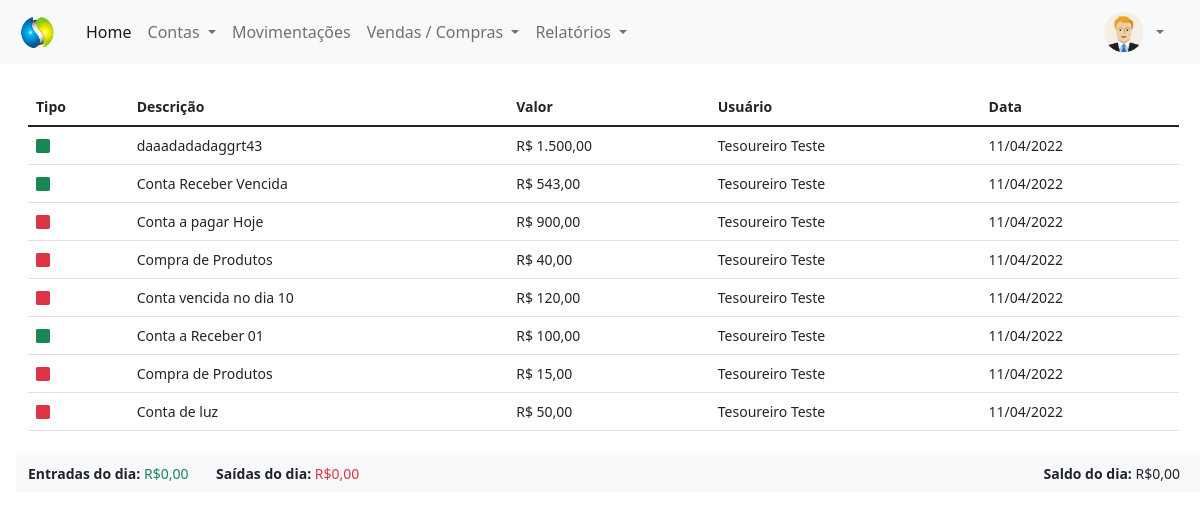
Before: /painel-tesoureiro/index.php?pagina=movimentacoes (signed in) with the older database file.
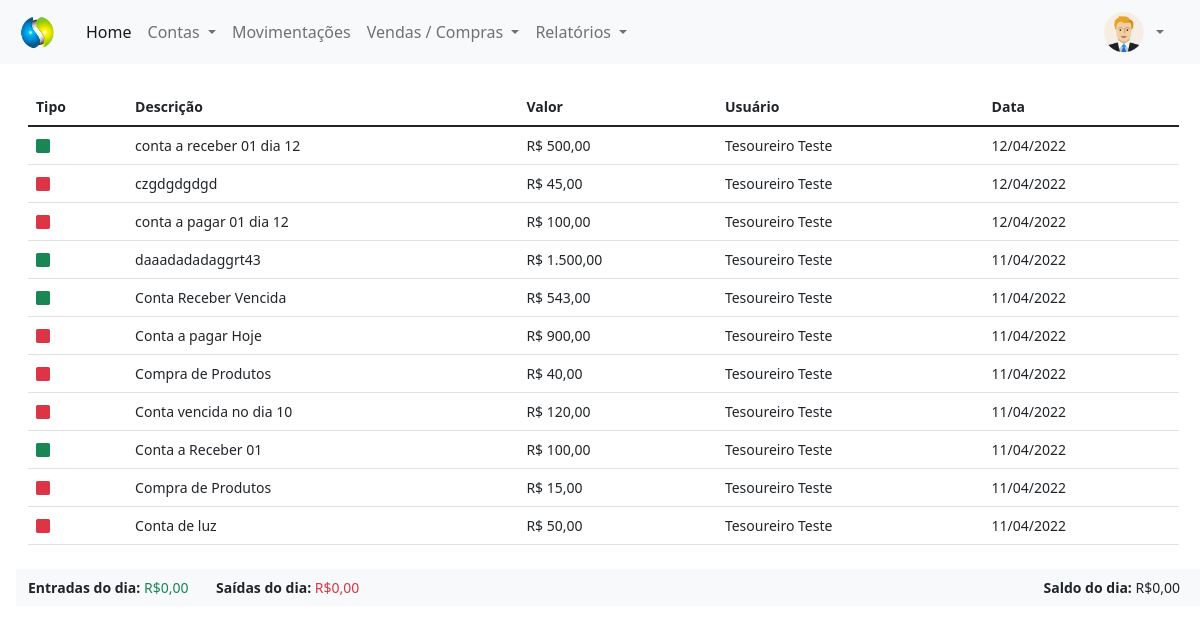
After: the same page with the newer database file.
### tables this page shows
CREATE TABLE `movimentacoes` (
  `id` int(11) NOT NULL,
  `tipo` varchar(15) NOT NULL,
  `descricao` varchar(50) NOT NULL,
  `valor` decimal(8,2) NOT NULL,
  `usuario` int(11) NOT NULL,
  `data` date NOT NULL,
  `id_mov` int(11) NOT NULL
);

CREATE TABLE `usuarios` (
  `id` int(11) NOT NULL,
  `nome` varchar(80) NOT NULL,
  `email` varchar(80) NOT NULL,
  `cpf` varchar(15) NOT NULL,
  `senha` varchar(20) NOT NULL,
  `nivel` varchar(20) NOT NULL
);

### painel-tesoureiro/movimentacoes.php (the view, shortened to what this page needs)
<?php
require_once('../conexao.php');
?>
<div class="mt-4" style="margin-right: 25px">
    <?php
    $query_tab = $pdo->query("SELECT * FROM movimentacoes order by id desc");
    $res_tab = $query_tab->fetchAll(PDO::FETCH_ASSOC);
    $total_reg_tab = @count($res_tab);
    if ($total_reg_tab > 0) {
    ?>
        <small>
            <table id="usuarios" class="table table-hover my-4" style="width:100%">
                <thead>
                    <tr>
                        <th>Tipo</th>
                        <th>Descrição</th>
                        <th>Valor</th>
                        <th>Usuário</th>
                        <th>Data</th>
                    </tr>
                </thead>
                <tbody>
                    <?php
                    for ($i = 0; $i < $total_reg_tab; $i++) {
                        $data = $res_tab[$i]['data'];
                        $id_usuario = $res_tab[$i]['usuario'];
                        $query_usuario = $pdo->query("SELECT * FROM usuarios WHERE id = '$id_usuario'");
                        $res_usuario = $query_usuario->fetchAll(PDO::FETCH_ASSOC);
                        $total_reg_usuario = @count($res_usuario);
                        if ($total_reg_usuario > 0) {
                            $nome_usuario = $res_usuario[0]['nome'];
                        }
                        if ($res_tab[$i]['tipo'] == 'Entrada') {
                            $classe = 'text-success';
                        } else if ($res_tab[$i]['tipo'] == 'Saída') {
                            $classe = 'text-danger';
                        }
                    ?>
                        <tr>
                            <td>
                                <i class="bi bi-square-fill <?php echo $classe; ?>"></i>
                            </td>
                            <td>
                                <?php echo $res_tab[$i]['descricao'] ?>
                            </td>
                            <td>
                                R$ <?php echo number_format($res_tab[$i]['valor'], 2, ',', '.') ?>
                            </td>
                            <td>
                                <?php echo $nome_usuario ?>
                            </td>
                            <td>
                                <?php echo implode('/', array_reverse(explode('-', $data))) ?>
                            </td>
                        </tr>
                    <?php }
                    ?>
                </tbody>
            </table>
        </small>
    <?php } else {
        echo "Não existem dados para serem exibidos!";
    } ?>
</div>
<?php
$entradas = 0;
$saidas = 0;
$saldo = 0;
?>
<small>
    <div class="row bg-light mt-4 py-2">
        <div class="col-md-8">
            <span><b>Entradas do dia:</b> <span class="text-success"> R$<?php echo number_format($entradas, 2, ',', '.') ?> </span></span>
            <span class="mx-4"><b>Saídas do dia:</b> <span class="text-danger"> R$<?php echo number_format($saidas, 2, ',', '.') ?> </span></span>
        </div>
        <div align="right" class="col-md-4">
            <span class="mx-4"><b>Saldo do dia:</b> <span class="<?php echo $classeSaldo ?>"> R$<?php echo number_format($saldo, 2, ',', '.') ?> </span></span>
        </div>
    </div>
</small>

### painel-tesoureiro/index.php (shortened to what this page needs)
<?php
$menu1 = 'home';
$menu2 = 'contas_pagar';
$menu3 = 'contas_receber';
$menu4 = 'movimentacoes';
$menu5 = 'vendas';
$menu6 = 'compras';
$menu7 = 'contas_pagar_vencidas';
$menu8 = 'contas_pagar_hoje';
$menu9 = 'contas_receber_vencidas';
?>
<!DOCTYPE html>
<html lang="en">
<head>
    <link href="https://cdn.jsdelivr.net/npm/bootstrap@5.1.3/dist/css/bootstrap.min.css" rel="stylesheet">
    <link rel="stylesheet" href="https://cdn.jsdelivr.net/npm/bootstrap-icons@1.8.0/font/bootstrap-icons.css">
    <link rel="stylesheet" type="text/css" href="../vendor/DataTables/datatables.min.css">
</head>
<body>
    <nav class="navbar navbar-expand-lg navbar-light bg-light">
        <div class="container-fluid">
            <a class="navbar-brand" href="index.php">
                <img src="../img/logo.png" width="50px">
            </a>
            <div class="collapse navbar-collapse" id="navbarSupportedContent">
                <ul class="navbar-nav me-auto mb-2 mb-lg-0">
                    <li class="nav-item">
                        <a class="nav-link active" aria-current="page" href="index.php?pagina=<?php echo $menu1; ?>">Home</a>
                    </li>
                    <li class="nav-item dropdown">
                        <a class="nav-link dropdown-toggle" href="#" id="navbarDropdown" role="button" data-bs-toggle="dropdown" aria-expanded="false">
                            Contas
                        </a>
                    </li>
                    <li class="nav-item">
                        <a class="nav-link" href="index.php?pagina=<?php echo $menu4; ?>">Movimentações</a>
                    </li>
                    <li class="nav-item dropdown">
                        <a class="nav-link dropdown-toggle" href="#" id="navbarDropdown" role="button" data-bs-toggle="dropdown" aria-expanded="false">
                            Vendas / Compras
                        </a>
                    </li>
                    <li class="nav-item dropdown">
                        <a class="nav-link dropdown-toggle" href="#" id="navbarDropdown" role="button" data-bs-toggle="dropdown" aria-expanded="false">
                            Relatórios
                        </a>
                    </li>
                </ul>
                <div class="d-flex mx-3">
                    <img src="../img/icone-user.png" alt="Usuário" width="40px" height="40px">
                    <div class="collapse navbar-collapse" id="navbarNavDarkDropdown">
                        <ul class="navbar-nav">
                            <li class="nav-item dropdown">
                                <a class="nav-link dropdown-toggle" href="#" id="navbarDarkDropdownMenuLink" role="button" data-bs-toggle="dropdown" aria-expanded="false">
                                </a>
                            </li>
                        </ul>
                    </div>
                </div>
            </div>
        </div>
    </nav>
</body>
<div class="container-fluid mt-2 mx-3">
    <?php
    if (@$_GET['pagina'] == $menu1) {
        require_once($menu1 . '.php');
    } else if (@$_GET['pagina'] == $menu2) {
        require_once($menu2 . '.php');
    } else if (@$_GET['pagina'] == $menu3) {
        require_once($menu3 . '.php');
    } else if (@$_GET['pagina'] == $menu4) {
        require_once($menu4 . '.php');
    } else if (@$_GET['pagina'] == $menu5) {
        require_once($menu5 . '.php');
    } else if (@$_GET['pagina'] == $menu6) {
        require_once($menu6 . '.php');
    } else if (@$_GET['pagina'] == $menu7) {
        require_once($menu7 . '.php');
    } else if (@$_GET['pagina'] == $menu8) {
        require_once($menu8 . '.php');
    } else if (@$_GET['pagina'] == $menu9) {
        require_once($menu9 . '.php');
    } else {
        require_once($menu1 . '.php');
    }
    ?>
</div>
</html>

Changed rows visible on the page:
added movimentacoes: descricao "conta a receber 01 dia 12", valor "500,00", usuarios.nome "Tesoureiro Teste", data "12/04/2022"
added movimentacoes: descricao "czgdgdgdgd", valor "45,00", usuarios.nome "Tesoureiro Teste", data "12/04/2022"
added movimentacoes: descricao "conta a pagar 01 dia 12", valor "100,00", usuarios.nome "Tesoureiro Teste", data "12/04/2022"
